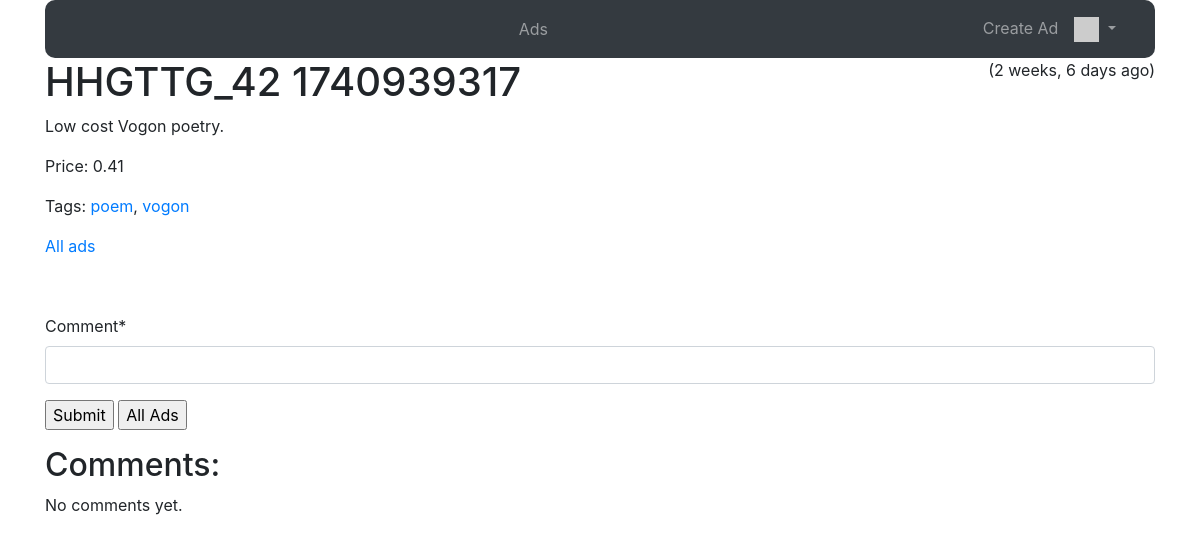
Screenshot of /ads/ad/9 (signed in) with the database file from the repository.
### ads/models.py (models this page shows, shortened)
class Ad(models.Model) :
    title = models.CharField(
            max_length=200,
            validators=[MinLengthValidator(2, "Title must be greater than 2 characters")]
    )
    price = models.DecimalField(max_digits=7, decimal_places=2, null=True)
    text = models.TextField()
    owner = models.ForeignKey(settings.AUTH_USER_MODEL, on_delete=models.CASCADE)
    created_at = models.DateTimeField(auto_now_add=True)
    updated_at = models.DateTimeField(auto_now=True)
    picture = models.ImageField(upload_to='ad_images/', null=True, blank=True)
    content_type = models.CharField(max_length=256, null=True, blank=True,
                                    help_text='The MIMEType of the file')
    comments = models.ManyToManyField(settings.AUTH_USER_MODEL, through='Comment', related_name='comments_owned')
    favorites = models.ManyToManyField(settings.AUTH_USER_MODEL,
        through='Fav', related_name='favorite_ads')
    tags = TaggableManager()

### ads/views.py (the view)
# urls.py: path('ad/<int:pk>', views.AdDetailView.as_view(), name='ad_detail'),
class AdDetailView(OwnerDetailView):
    model = Ad
    template_name = 'ads/ad_detail.html'
    def get(self, request, pk) :
        x = get_object_or_404(Ad, id=pk)
        comments = Comment.objects.filter(ad=x).order_by('-updated_at')
        comment_form = CommentForm()
        context = { 'ad' : x, 'comments': comments, 'comment_form': comment_form }
        return render(request, self.template_name, context)

### ads/forms.py
class CommentForm(forms.Form):
    comment = forms.CharField(required=True, max_length=500, min_length=3, strip=True)

### home/templatetags/app_tags.py (called while the page is built)
@register.filter(name='gravatar')
def gravatar(user, size=35):
    email = str(user.email.strip().lower()).encode('utf-8')
    email_hash = md5(email).hexdigest()
    url = "//www.gravatar.com/avatar/{0}?s={1}&d=identicon&r=PG"
    return url.format(email_hash, size)

### ads/templates/ads/ad_detail.html (shortened to what this page needs)
{% extends "base_menu.html" %}
{% load humanize %}
{% block content %}
<span style="float: right;">
({{ ad.updated_at|naturaltime }})
</span>
<h1>{{ ad.title }}</h1>
<p>{{ ad.text }}</p>
<p>Price: {{ ad.price }}</p>
<p>Tags:
  {% for tag in ad.tags.all %}
    <a href="{% url 'ads:all' %}?search={{ tag }}">{{ tag }}</a>{% if not forloop.last %}, {% endif %}
  {% endfor %}
</p>
<p><a href="{% url 'ads:all' %}">All ads</a></p>
{% if user.is_authenticated %}
<br clear="all"/>
<p>
{% load crispy_forms_tags %}
<form method="post" action="{% url 'ads:ad_comment_create' ad.id %}">
    {{ comment_form|crispy }}
    <input type="submit" value="Submit">
    <input type="submit" value="All Ads" onclick="window.location.href='{% url 'ads:all' %}';return false;">
</form>
</p>
{% endif %}
<h2>Comments:</h2>
{% for comment in comments %}
<div class="comment-box">
    <span>({{ comment.updated_at|naturaltime }})</span>
    <p>{{ comment.text }}</p>
</div>
{% empty %}
<p>No comments yet.</p>
{% endfor %}
{% endblock %}

### rows the page displays
Ad: updated_at "2 weeks, 6 days ago", title "HHGTTG_42 1740939317", text "Low cost Vogon poetry.", price "0.41"
Tag: name "poem"
Tag: name "vogon"
